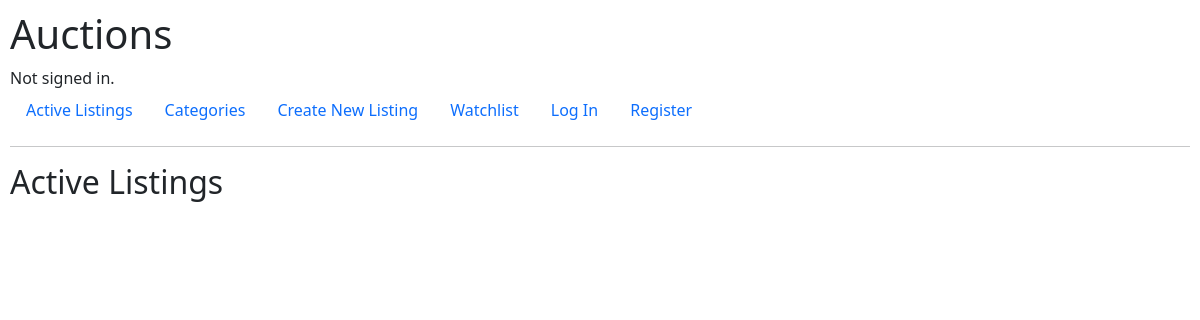
Before: / with the older database file.
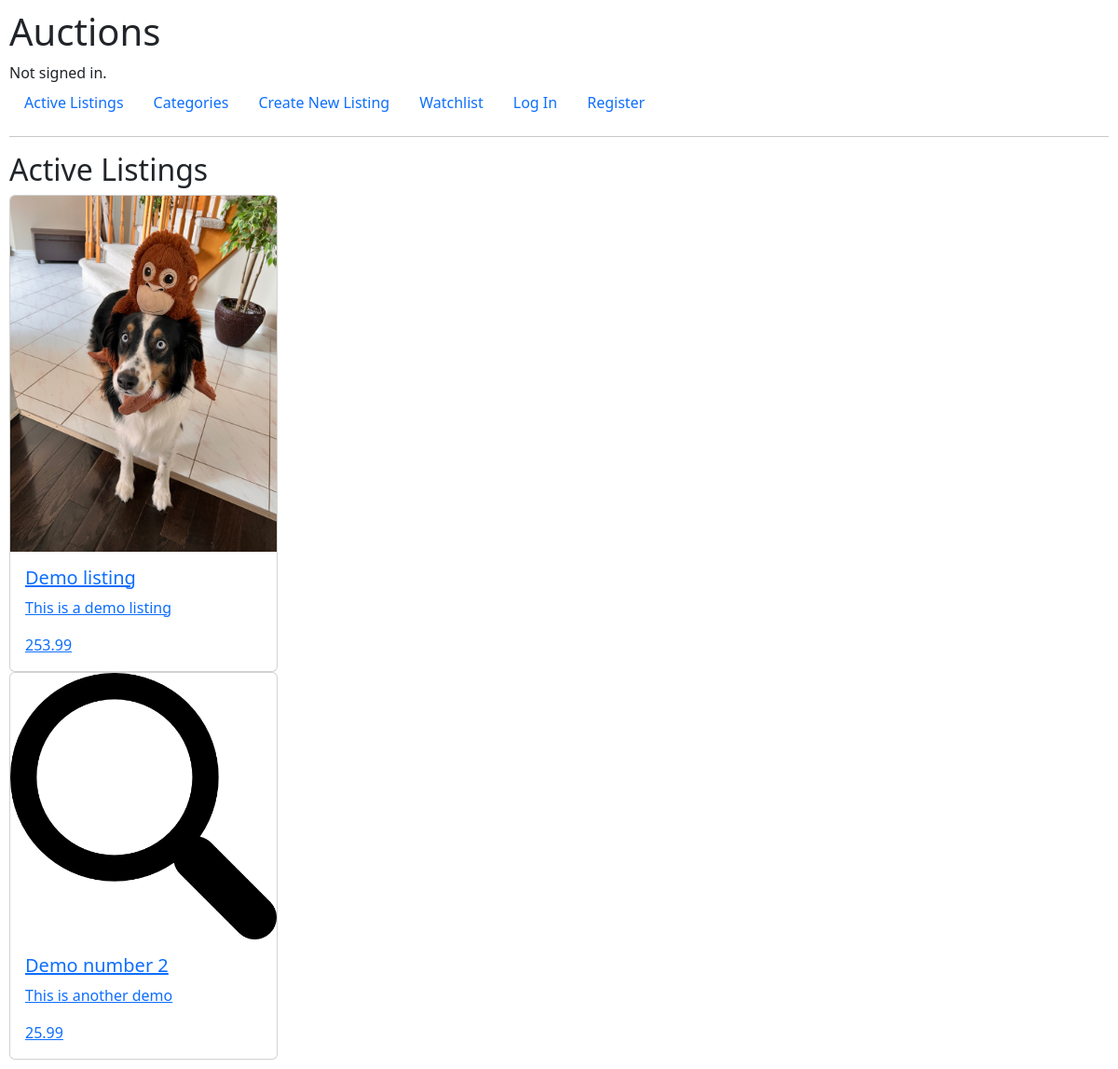
After: the same page with the newer database file.
### auctions/models.py (models this page shows)
class Auction(models.Model):
    title = models.CharField(max_length=64)
    img = models.ImageField(upload_to='uploads/', default="uploads/No_image_available.svg.png")
    discription = models.CharField(max_length=200, null="False")
    price = models.DecimalField(max_digits=19,decimal_places=2, null="False", validators=[MinValueValidator(limit_value=1)])
    user_post = models.ForeignKey(User, on_delete=models.CASCADE,related_name="user", default="1")

### auctions/views.py (the view)
# urls.py: path("", views.index, name="index"),
def index(request):
    return render(request, "auctions/index.html", {"auctions":Auction.objects.all()})

### auctions/templates/auctions/index.html (shortened to what this page needs)
{% extends "auctions/layout.html" %}
{% block body %}
    <h2>Active Listings</h2>
    {% for auction in auctions %}
    <a href="{% url 'listing' auction.id %}" class="card" style="width: 18rem;" >
        {% if auction.img %}
        <img src="{{auction.img.url}}" class="card-img-top" alt="">
        {% endif %}
        <div class="card-body">
          <h5 class="card-title">{{auction.title}}</h5>
          <p class="card-text">{{auction.discription}}</p>
          <p class="card-text">{{auction.price}}</p>
        </div>
    {% endfor %}
{% endblock %}

### auctions/templates/auctions/layout.html (shortened to what this page needs)
{% load static %}
<!DOCTYPE html>
<html lang="en">
    <head>
        <link href="https://cdn.jsdelivr.net/npm/bootstrap@5.2.0/dist/css/bootstrap.min.css" rel="stylesheet">
        <link href="{% static 'auctions/styles.css' %}" rel="stylesheet">
    </head>
    <body>
        <h1>Auctions</h1>
        <div>
            {% if user.is_authenticated %}
                Signed in as <strong>{{ user.username }}</strong>.
            {% else %}
                Not signed in.
            {% endif %}
        </div>
        <ul class="nav">
            <li class="nav-item">
                <a class="nav-link" href="{% url 'index' %}">Active Listings</a>
            </li>
            <li class="nav-item">
                <a class="nav-link" href="{% url 'categories' %}">Categories</a>
            </li>
            <li class="nav-item">
                <a class="nav-link" href="{% url 'new_listing' %}">Create New Listing</a>
            </li>
            <li class="nav-item">
                <a class="nav-link" href="{% url 'watchlist' %}">Watchlist</a>
            </li>
            {% if user.is_authenticated %}
                <li class="nav-item">
                    <a class="nav-link" href="{% url 'logout' %}">Log Out</a>
                </li>
            {% else %}
                <li class="nav-item">
                    <a class="nav-link" href="{% url 'login' %}">Log In</a>
                </li>
                <li class="nav-item">
                    <a class="nav-link" href="{% url 'register' %}">Register</a>
                </li>
            {% endif %}
        </ul>
        <hr>
        {% block body %}
        {% endblock %}
    </body>
</html>

### auctions/static/auctions/styles.css (style rules this page uses)
body { padding: 10px; }

Changed rows visible on the page:
added Auction: img (picture), title "Demo listing", discription "This is a demo listing", price "253.99"
added Auction: img (picture), title "Demo number 2", discription "This is another demo", price "25.99"
